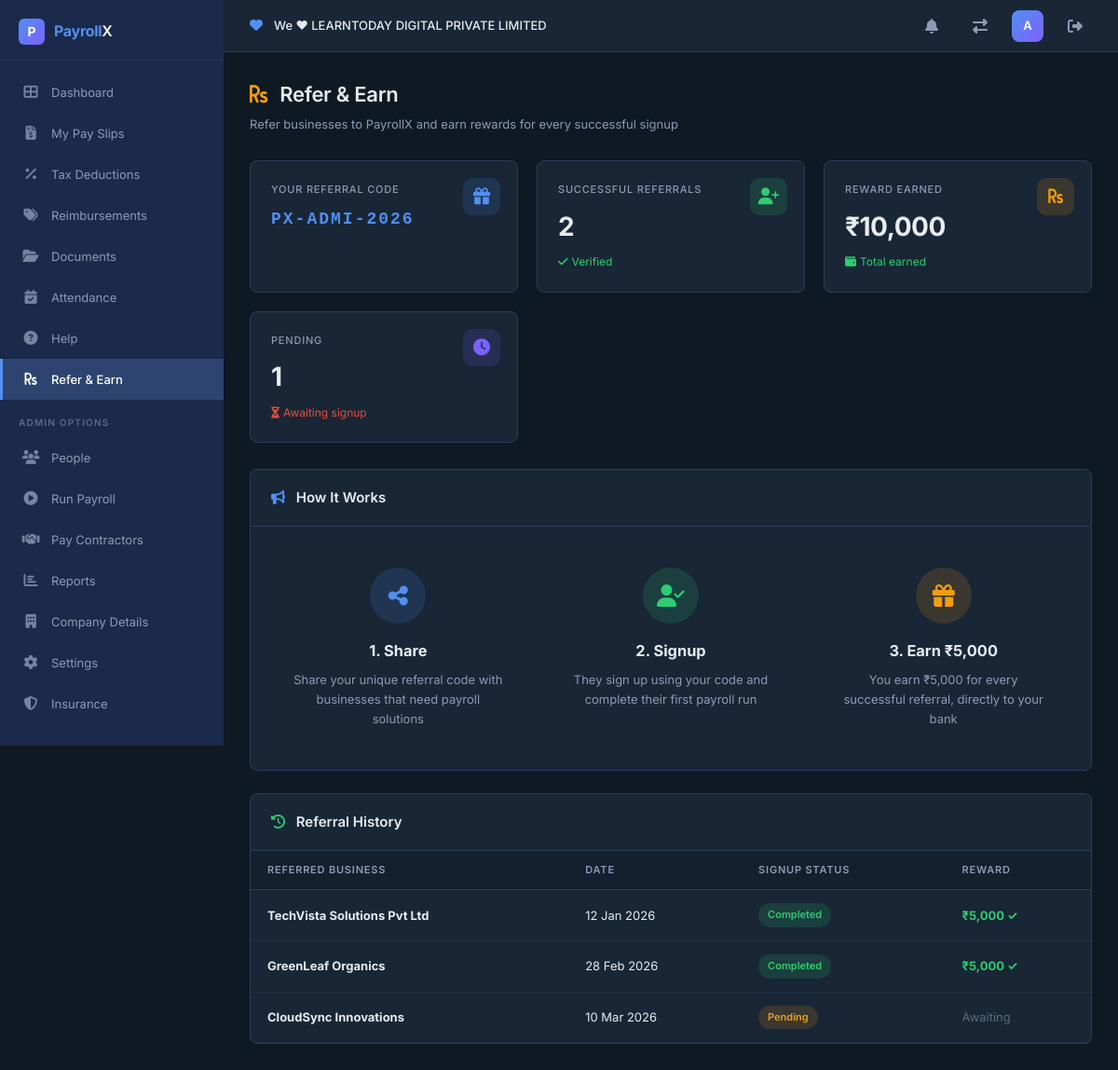
/refer-earn (signed in), run on the app's committed database.
### src/models.py (models this page shows, shortened)
class Organization(db.Model):
    __tablename__ = 'organizations'
    org_id = db.Column(db.Integer, primary_key=True)
    name = db.Column(db.String(200), unique=True, nullable=False)
    created_at = db.Column(db.DateTime, default=datetime.utcnow)
    users = db.relationship('User', backref='organization', lazy=True)
    employees = db.relationship('Employee', backref='organization', lazy=True)
    payroll_runs = db.relationship('PayrollRun', backref='organization', lazy=True)

class User(UserMixin, db.Model):
    __tablename__ = 'users'
    id = db.Column(db.Integer, primary_key=True)
    username = db.Column(db.String(80), unique=True, nullable=False)
    email = db.Column(db.String(120), unique=True, nullable=False)
    password_hash = db.Column(db.String(256), nullable=False)
    role = db.Column(db.String(20), default='employee')  # employee, hr_admin, finance
    created_at = db.Column(db.DateTime, default=datetime.utcnow)
    org_id = db.Column(db.Integer, db.ForeignKey('organizations.org_id'), nullable=True)

### src/app.py (the view)
@app.route('/refer-earn')
@login_required
def refer_earn():
    return render_template('refer_earn.html')

### src/app.py (called while the page is built)
@login_manager.user_loader
def load_user(user_id):
    return User.query.get(int(user_id))

@app.before_request
def initialize_database():
    global _db_initialized
    if not _db_initialized:
        db.create_all()
        seed_database()
        _db_initialized = True

### templates/refer_earn.html (shortened to what this page needs)
{% extends "base.html" %}
{% block content %}
<div class="page-header">
    <h1><i class="fas fa-rupee-sign" style="color: var(--warning); margin-right: 8px;"></i> Refer & Earn</h1>
    <p>Refer businesses to PayrollX and earn rewards for every successful signup</p>
</div>
<div class="stats-grid">
    <div class="stat-card">
        <div class="stat-label">Your Referral Code</div>
        <div class="stat-value" style="font-size: 18px; font-family: monospace; letter-spacing: 2px; color: var(--primary);">PX-{{ current_user.username[:4]|upper }}-2026</div>
        <div class="stat-icon blue"><i class="fas fa-gift"></i></div>
    </div>
    <div class="stat-card">
        <div class="stat-label">Successful Referrals</div>
        <div class="stat-value">2</div>
        <div class="stat-change positive"><i class="fas fa-check"></i> Verified</div>
        <div class="stat-icon green"><i class="fas fa-user-plus"></i></div>
    </div>
    <div class="stat-card">
        <div class="stat-label">Reward Earned</div>
        <div class="stat-value">₹10,000</div>
        <div class="stat-change positive"><i class="fas fa-wallet"></i> Total earned</div>
        <div class="stat-icon orange"><i class="fas fa-rupee-sign"></i></div>
    </div>
    <div class="stat-card">
        <div class="stat-label">Pending</div>
        <div class="stat-value">1</div>
        <div class="stat-change negative"><i class="fas fa-hourglass-half"></i> Awaiting signup</div>
        <div class="stat-icon purple"><i class="fas fa-clock"></i></div>
    </div>
</div>
<div class="data-card" style="margin-bottom: 24px;">
    <div class="data-card-header"><h2><i class="fas fa-bullhorn" style="color: var(--primary); margin-right: 8px;"></i> How It Works</h2></div>
    <div style="padding: 24px;">
        <div style="display: grid; grid-template-columns: repeat(3, 1fr); gap: 24px;">
            <div style="text-align: center; padding: 20px;">
                <div style="width: 60px; height: 60px; border-radius: 50%; background: rgba(82,143,240,0.15); color: var(--primary); display: flex; align-items: center; justify-content: center; margin: 0 auto 16px; font-size: 24px;"><i class="fas fa-share-alt"></i></div>
                <h3 style="margin-bottom: 8px;">1. Share</h3>
                <p style="color: var(--text-secondary); font-size: 13px;">Share your unique referral code with businesses that need payroll solutions</p>
            </div>
            <div style="text-align: center; padding: 20px;">
                <div style="width: 60px; height: 60px; border-radius: 50%; background: rgba(46,204,113,0.15); color: var(--success); display: flex; align-items: center; justify-content: center; margin: 0 auto 16px; font-size: 24px;"><i class="fas fa-user-check"></i></div>
                <h3 style="margin-bottom: 8px;">2. Signup</h3>
                <p style="color: var(--text-secondary); font-size: 13px;">They sign up using your code and complete their first payroll run</p>
            </div>
            <div style="text-align: center; padding: 20px;">
                <div style="width: 60px; height: 60px; border-radius: 50%; background: rgba(243,156,18,0.15); color: var(--warning); display: flex; align-items: center; justify-content: center; margin: 0 auto 16px; font-size: 24px;"><i class="fas fa-gift"></i></div>
                <h3 style="margin-bottom: 8px;">3. Earn ₹5,000</h3>
                <p style="color: var(--text-secondary); font-size: 13px;">You earn ₹5,000 for every successful referral, directly to your bank</p>
            </div>
        </div>
    </div>
</div>
<div class="data-card">
    <div class="data-card-header"><h2><i class="fas fa-history" style="color: var(--success); margin-right: 8px;"></i> Referral History</h2></div>
    <table class="data-table">
        <thead><tr><th>Referred Business</th><th>Date</th><th>Signup Status</th><th>Reward</th></tr></thead>
        <tbody>
            <tr>
                <td><strong>TechVista Solutions Pvt Ltd</strong></td>
                <td>12 Jan 2026</td>
                <td><span class="status-badge active">Completed</span></td>
                <td><strong style="color: var(--success);">₹5,000 ✓</strong></td>
            </tr>
            <tr>
                <td><strong>GreenLeaf Organics</strong></td>
                <td>28 Feb 2026</td>
                <td><span class="status-badge active">Completed</span></td>
                <td><strong style="color: var(--success);">₹5,000 ✓</strong></td>
            </tr>
            <tr>
                <td><strong>CloudSync Innovations</strong></td>
                <td>10 Mar 2026</td>
                <td><span class="status-badge pending">Pending</span></td>
                <td><span style="color: var(--text-muted);">Awaiting</span></td>
            </tr>
        </tbody>
    </table>
</div>
{% endblock %}

### templates/base.html (shortened to what this page needs)
<!DOCTYPE html>
<html lang="en">
<head>
    <link rel="stylesheet" href="{{ url_for('static', filename='css/style.css') }}">
    <link rel="stylesheet" href="https://cdnjs.cloudflare.com/ajax/libs/font-awesome/6.5.1/css/all.min.css">
</head>
<body>
    {% if current_user.is_authenticated %}
    <aside class="sidebar" id="sidebar">
        <div class="sidebar-logo">
            <div class="logo-icon">P</div>
            <div class="logo-text"><span>Payroll</span>X</div>
        </div>
        <nav class="sidebar-nav">
            <a href="{{ url_for('dashboard') }}" class="nav-item {% if request.endpoint == 'dashboard' %}active{% endif %}">
                <span class="nav-icon"><i class="fas fa-th-large"></i></span> Dashboard
            </a>
            <a href="{{ url_for('payslips') }}" class="nav-item {% if request.endpoint == 'payslips' %}active{% endif %}">
                <span class="nav-icon"><i class="fas fa-file-invoice-dollar"></i></span> My Pay Slips
            </a>
            <a href="{{ url_for('tax_deductions') }}" class="nav-item {% if request.endpoint == 'tax_deductions' %}active{% endif %}">
                <span class="nav-icon"><i class="fas fa-percentage"></i></span> Tax Deductions
            </a>
            <a href="{{ url_for('reimbursements') }}" class="nav-item {% if request.endpoint == 'reimbursements' %}active{% endif %}">
                <span class="nav-icon"><i class="fas fa-tags"></i></span> Reimbursements
            </a>
            <a href="{{ url_for('documents') }}" class="nav-item {% if request.endpoint == 'documents' %}active{% endif %}">
                <span class="nav-icon"><i class="fas fa-folder-open"></i></span> Documents
            </a>
            <a href="{{ url_for('attendance') }}" class="nav-item {% if request.endpoint == 'attendance' %}active{% endif %}">
                <span class="nav-icon"><i class="fas fa-calendar-check"></i></span> Attendance
            </a>
            <a href="{{ url_for('help_page') }}" class="nav-item {% if request.endpoint == 'help_page' %}active{% endif %}">
                <span class="nav-icon"><i class="fas fa-question-circle"></i></span> Help
            </a>
            <a href="{{ url_for('refer_earn') }}" class="nav-item {% if request.endpoint == 'refer_earn' %}active{% endif %}">
                <span class="nav-icon"><i class="fas fa-rupee-sign"></i></span> Refer & Earn
            </a>
            {% if current_user.role != 'employee' %}
            <div class="nav-section-label">Admin Options</div>
            <a href="{{ url_for('people') }}" class="nav-item {% if request.endpoint == 'people' %}active{% endif %}">
                <span class="nav-icon"><i class="fas fa-users"></i></span> People
            </a>
            <a href="{{ url_for('run_payroll') }}" class="nav-item {% if request.endpoint == 'run_payroll' %}active{% endif %}">
                <span class="nav-icon"><i class="fas fa-play-circle"></i></span> Run Payroll
            </a>
            <a href="{{ url_for('pay_contractors') }}" class="nav-item {% if request.endpoint == 'pay_contractors' %}active{% endif %}">
                <span class="nav-icon"><i class="fas fa-handshake"></i></span> Pay Contractors
            </a>
            <a href="{{ url_for('reports') }}" class="nav-item {% if request.endpoint == 'reports' %}active{% endif %}">
                <span class="nav-icon"><i class="fas fa-chart-bar"></i></span> Reports
            </a>
            <a href="{{ url_for('company_details') }}" class="nav-item {% if request.endpoint == 'company_details' %}active{% endif %}">
                <span class="nav-icon"><i class="fas fa-building"></i></span> Company Details
            </a>
            <a href="{{ url_for('settings') }}" class="nav-item {% if request.endpoint == 'settings' %}active{% endif %}">
                <span class="nav-icon"><i class="fas fa-cog"></i></span> Settings
            </a>
            <a href="{{ url_for('insurance') }}" class="nav-item {% if request.endpoint == 'insurance' %}active{% endif %}">
                <span class="nav-icon"><i class="fas fa-shield-alt"></i></span> Insurance
            </a>
            {% endif %}
        </nav>
    </aside>
    <header class="top-bar">
        <div class="top-bar-left">
            <span class="org-heart"><i class="fas fa-heart"></i></span>
            <span class="org-name">We ♥ {{ current_user.organization.name if current_user.organization else 'My Organization' }}</span>
        </div>
        <div class="top-bar-right">
            <div class="notification-bell"><i class="fas fa-bell"></i></div>
            <a href="{{ url_for('choose_organization') }}" class="notification-bell"><i class="fas fa-exchange-alt"></i></a>
            <div class="profile-avatar" title="{{ current_user.username }}">
                {{ current_user.username[0]|upper }}
            </div>
            <a href="{{ url_for('logout') }}" class="notification-bell" title="Logout"><i class="fas fa-sign-out-alt"></i></a>
        </div>
    </header>
    <main class="main-content">
        {% block content %}{% endblock %}
    </main>
    {% else %}
        {% block public_content %}{% endblock %}
    {% endif %}
</body>
</html>

### data on the page
Organization: organization "LEARNTODAY DIGITAL PRIVATE LIMITED"
User: username "A", username "ADMI"
